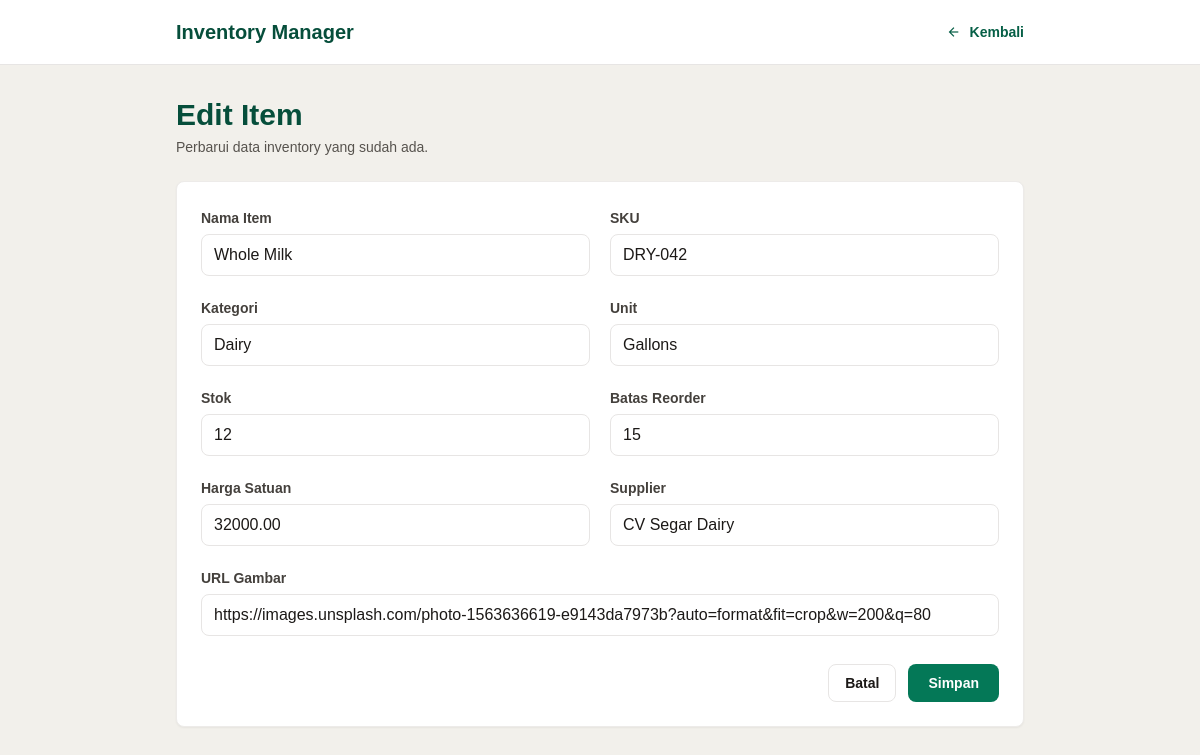
Page /edit.php?id=2 on the committed database.
### tables this page shows
CREATE TABLE IF NOT EXISTS items (
    id INT UNSIGNED AUTO_INCREMENT PRIMARY KEY,
    item_name VARCHAR(120) NOT NULL,
    sku VARCHAR(40) NOT NULL UNIQUE,
    category VARCHAR(80) NOT NULL,
    stock_level INT UNSIGNED NOT NULL DEFAULT 0,
    unit VARCHAR(40) NOT NULL,
    reorder_level INT UNSIGNED NOT NULL DEFAULT 0,
    price DECIMAL(12,2) NOT NULL DEFAULT 0,
    supplier VARCHAR(120) NOT NULL,
    image_url VARCHAR(500) NULL,
    created_at TIMESTAMP NOT NULL DEFAULT CURRENT_TIMESTAMP,
    updated_at TIMESTAMP NOT NULL DEFAULT CURRENT_TIMESTAMP ON UPDATE CURRENT_TIMESTAMP
);

### edit.php (called while the page is built, shortened)
<?php
require __DIR__ . '/config.php';
$id = (int) ($_GET['id'] ?? 0);
$conn = db();
if ($_SERVER['REQUEST_METHOD'] === 'POST') {
    $item = [
        'id' => $id,
        'item_name' => trim($_POST['item_name'] ?? ''),
        'sku' => trim($_POST['sku'] ?? ''),
        'category' => trim($_POST['category'] ?? ''),
        'stock_level' => (int) ($_POST['stock_level'] ?? 0),
        'unit' => trim($_POST['unit'] ?? ''),
        'reorder_level' => (int) ($_POST['reorder_level'] ?? 0),
        'price' => (float) ($_POST['price'] ?? 0),
        'supplier' => trim($_POST['supplier'] ?? ''),
        'image_url' => trim($_POST['image_url'] ?? ''),
    ];
    if ($item['item_name'] === '' || $item['sku'] === '' || $item['category'] === '' || $item['unit'] === '' || $item['supplier'] === '') {
        $error = 'Field nama, SKU, kategori, unit, dan supplier wajib diisi.';
    } else {
        $stmt = $conn->prepare('UPDATE items SET item_name = ?, sku = ?, category = ?, stock_level = ?, unit = ?, reorder_level = ?, price = ?, supplier = ?, image_url = ? WHERE id = ?');
        if (!$stmt) {
            $error = 'Query edit gagal dipersiapkan: ' . $conn->error;
        } else {
            $stmt->bind_param('sssisidssi', $item['item_name'], $item['sku'], $item['category'], $item['stock_level'], $item['unit'], $item['reorder_level'], $item['price'], $item['supplier'], $item['image_url'], $id);
            if ($stmt->execute()) {
                redirect_with_message('Data item berhasil diperbarui.');
            }
            $error = 'Query edit gagal: ' . $stmt->error;
        }
    }
} else {
    $stmt = $conn->prepare('SELECT * FROM items WHERE id = ?');
    $stmt->bind_param('i', $id);
    if (!$stmt->execute()) {
        die('Query detail gagal: ' . e($stmt->error));
    }
    $item = $stmt->get_result()->fetch_assoc();
}
require __DIR__ . '/form.php';

### config.php (called while the page is built, shortened)
<?php
function e(?string $value): string
{
    return htmlspecialchars((string) $value, ENT_QUOTES, 'UTF-8');
}

### form.php (the view, shortened to what this page needs)
<?php
$isEdit = isset($item);
$action = $isEdit ? 'edit.php?id=' . (int) $item['id'] : 'create.php';
$title = $isEdit ? 'Edit Item' : 'Tambah Item';
$subtitle = $isEdit ? 'Perbarui data inventory yang sudah ada.' : 'Masukkan item baru ke dalam inventory.';
$values = array_merge([
    'item_name' => '',
    'sku' => '',
    'category' => '',
    'stock_level' => 0,
    'unit' => '',
    'reorder_level' => 0,
    'price' => 0,
    'supplier' => '',
    'image_url' => '',
], $item ?? []);
?>
<!DOCTYPE html>
<html lang="id">
<head>
    <script src="https://cdn.tailwindcss.com?plugins=forms"></script>
</head>
<body class="min-h-screen bg-neutral-warm text-stone-900 font-work">
<header class="bg-white border-b border-stone-200">
    <div class="max-w-4xl mx-auto px-4 sm:px-6 h-16 flex items-center justify-between">
        <a href="index.php" class="font-jakarta text-xl font-black text-emerald-900">Inventory Manager</a>
        <a href="index.php" class="inline-flex items-center gap-2 text-sm font-bold text-emerald-800 hover:text-emerald-950">
            <span class="material-symbols-outlined text-base">arrow_back</span>
            Kembali
        </a>
    </div>
</header>
<main class="max-w-4xl mx-auto px-4 sm:px-6 py-8">
    <section class="mb-6">
        <h1 class="font-jakarta text-3xl font-extrabold text-emerald-900"><?= e($title) ?></h1>
        <p class="text-sm text-stone-600 mt-1"><?= e($subtitle) ?></p>
    </section>
    <form method="post" action="<?= e($action) ?>" class="bg-white border border-ceramic rounded-lg shadow-sm p-6 grid grid-cols-1 md:grid-cols-2 gap-5">
        <label class="block">
            <span class="text-sm font-bold text-stone-700">Nama Item</span>
            <input required name="item_name" value="<?= e($values['item_name']) ?>" class="mt-1 w-full rounded-lg border-stone-200 focus:border-emerald-700 focus:ring-emerald-700" placeholder="Espresso Roast">
        </label>
        <label class="block">
            <span class="text-sm font-bold text-stone-700">SKU</span>
            <input required name="sku" value="<?= e($values['sku']) ?>" class="mt-1 w-full rounded-lg border-stone-200 focus:border-emerald-700 focus:ring-emerald-700" placeholder="ESP-001">
        </label>
        <label class="block">
            <span class="text-sm font-bold text-stone-700">Kategori</span>
            <input required name="category" value="<?= e($values['category']) ?>" class="mt-1 w-full rounded-lg border-stone-200 focus:border-emerald-700 focus:ring-emerald-700" placeholder="Coffee Beans">
        </label>
        <label class="block">
            <span class="text-sm font-bold text-stone-700">Unit</span>
            <input required name="unit" value="<?= e($values['unit']) ?>" class="mt-1 w-full rounded-lg border-stone-200 focus:border-emerald-700 focus:ring-emerald-700" placeholder="5lb Bags">
        </label>
        <label class="block">
            <span class="text-sm font-bold text-stone-700">Stok</span>
            <input required min="0" type="number" name="stock_level" value="<?= e((string) $values['stock_level']) ?>" class="mt-1 w-full rounded-lg border-stone-200 focus:border-emerald-700 focus:ring-emerald-700">
        </label>
        <label class="block">
            <span class="text-sm font-bold text-stone-700">Batas Reorder</span>
            <input required min="0" type="number" name="reorder_level" value="<?= e((string) $values['reorder_level']) ?>" class="mt-1 w-full rounded-lg border-stone-200 focus:border-emerald-700 focus:ring-emerald-700">
        </label>
        <label class="block">
            <span class="text-sm font-bold text-stone-700">Harga Satuan</span>
            <input required min="0" step="0.01" type="number" name="price" value="<?= e((string) $values['price']) ?>" class="mt-1 w-full rounded-lg border-stone-200 focus:border-emerald-700 focus:ring-emerald-700">
        </label>
        <label class="block">
            <span class="text-sm font-bold text-stone-700">Supplier</span>
            <input required name="supplier" value="<?= e($values['supplier']) ?>" class="mt-1 w-full rounded-lg border-stone-200 focus:border-emerald-700 focus:ring-emerald-700" placeholder="PT Kopi Nusantara">
        </label>
        <label class="block md:col-span-2">
            <span class="text-sm font-bold text-stone-700">URL Gambar</span>
            <input type="url" name="image_url" value="<?= e($values['image_url']) ?>" class="mt-1 w-full rounded-lg border-stone-200 focus:border-emerald-700 focus:ring-emerald-700" placeholder="https://...">
        </label>
        <div class="md:col-span-2 flex justify-end gap-3 pt-2">
            <a href="index.php" class="px-4 py-2 rounded-lg border border-stone-200 text-sm font-bold hover:bg-stone-50">Batal</a>
            <button type="submit" class="px-5 py-2 rounded-lg bg-emerald-700 text-white text-sm font-bold hover:bg-emerald-800">Simpan</button>
        </div>
    </form>
</main>
</body>
</html>

### form.php (style rules this page uses)
.material-symbols-outlined { vertical-align: middle; }

### rows in the picture
items: item_name "Whole Milk", sku "DRY-042", category "Dairy", unit "Gallons", stock_level "12", reorder_level "15", price "32000.00", supplier "CV Segar Dairy", image_url "https://images.unsplash.com/photo-1563636619-e9143da7973b?auto=format&fit=crop&w=200&q=80"

### other values in the picture
$title "Edit Item"
$subtitle "Perbarui data inventory yang sudah ada."
